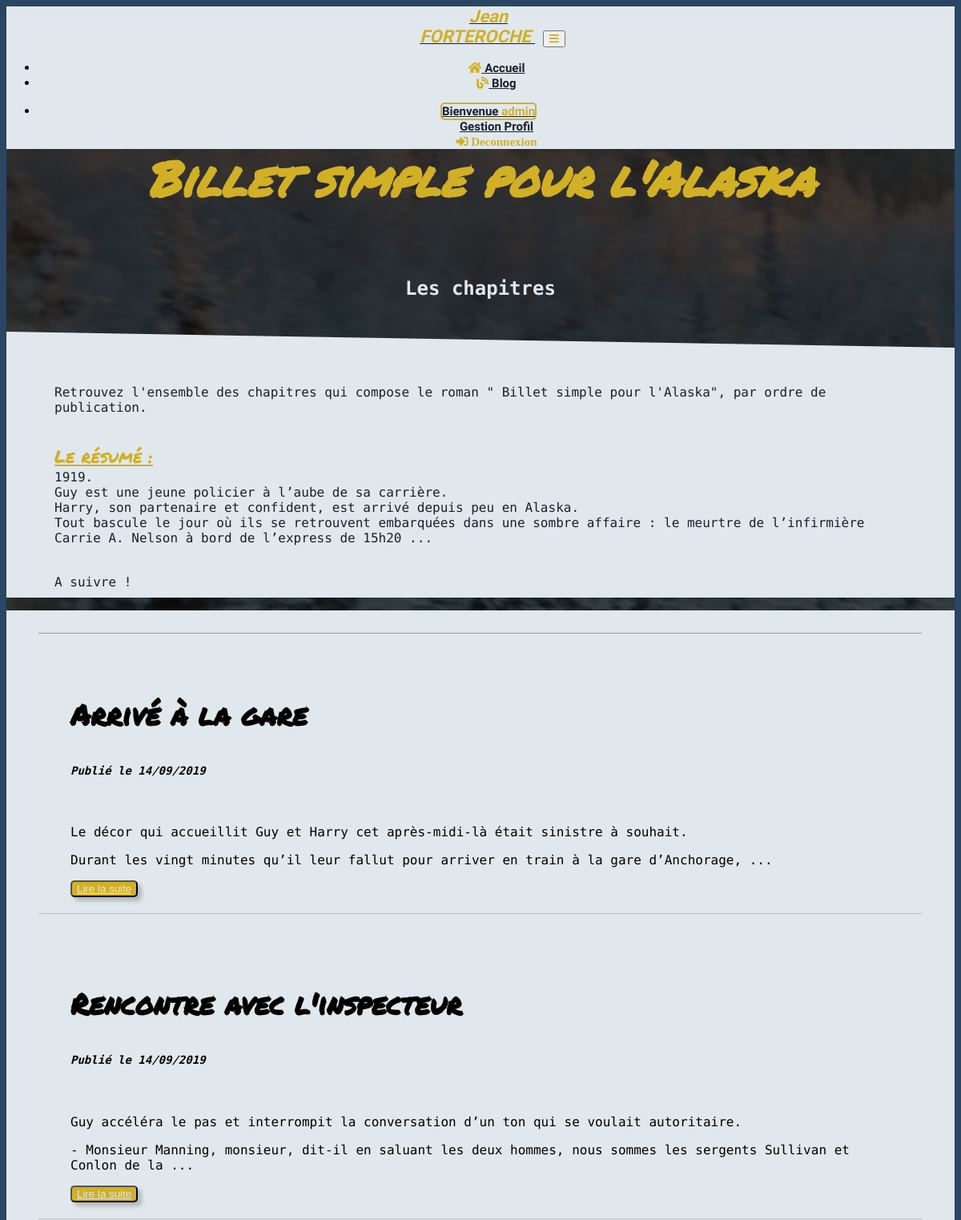
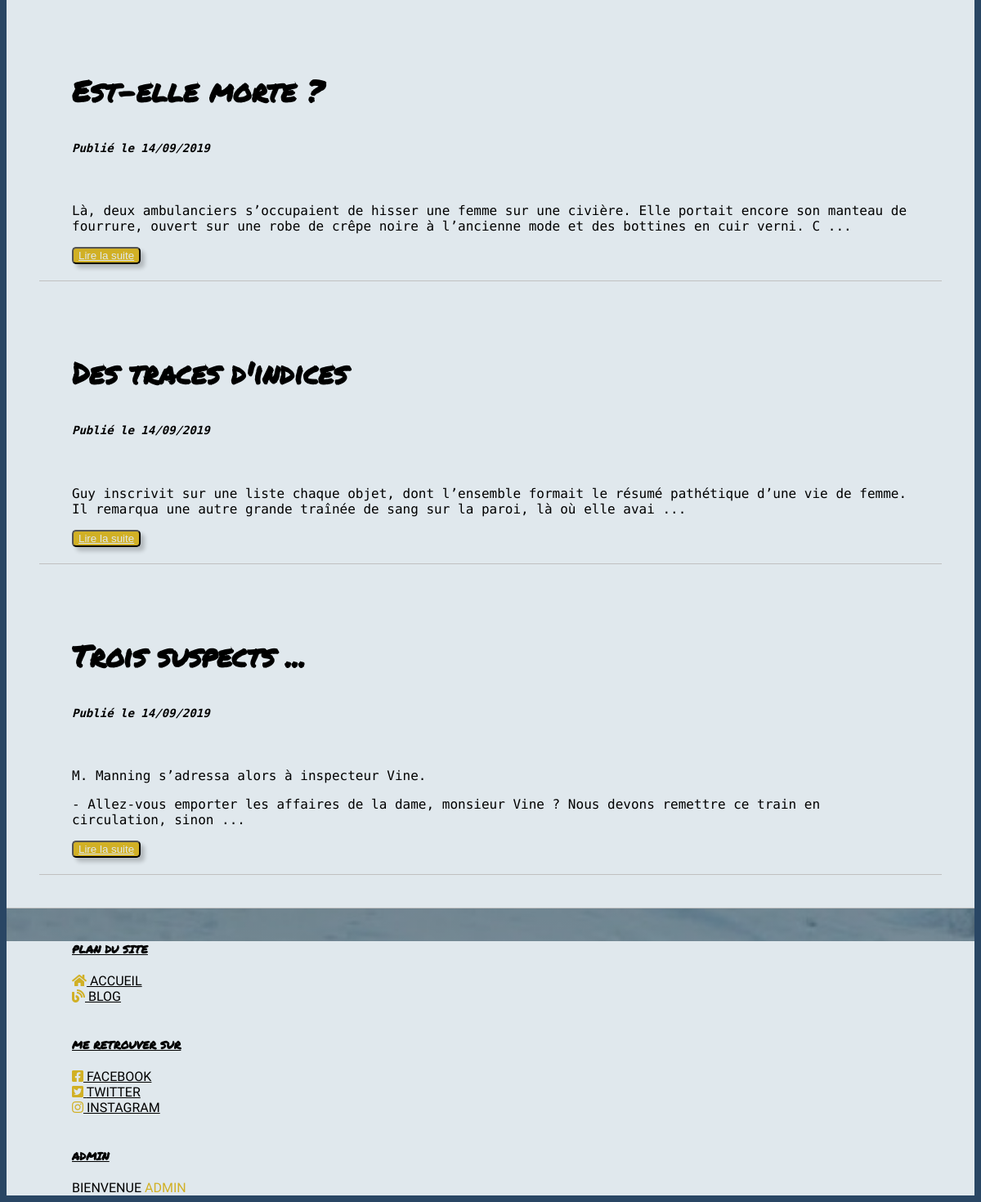
The page /index.php?action=listPosts (signed in) on the database its author committed (2 pictures, top to bottom).
### tables this page shows
CREATE TABLE `post` (
  `id` int(11) NOT NULL,
  `date_creation` datetime NOT NULL,
  `id_author` int(11) NOT NULL,
  `title` varchar(255) NOT NULL,
  `content` text NOT NULL
);

### controller/FrontEndController.php (called while the page is built, shortened)
<?php
require("model/FrontEndManager.php");
class FrontEndController
{
    public function listPosts()
    {
        $req = new FrontEndManager;
        $posts = $req->getPosts();
        require('view/frontend/front/blog.php');
    }
}

### model/FrontEndManager.php (called while the page is built, shortened)
<?php
class FrontEndManager extends Manager
{
    public function getPosts()
    {
        $bdd = $this->dbConnect();
        $posts = $bdd->query('SELECT id, id_author, title, content, DATE_FORMAT(date_creation, "%d/%m/%Y") AS creation_date_fr FROM post');
        return $posts;
    }
}

### view/frontend/front/blog.php (the view, shortened to what this page needs)
<div id="blockPage">
    <?php include("./view/includes/navigation.php") ?>
    <header>
        <h1 class="titleBlog"> <span id="novelTitle"> Billet simple pour l'Alaska </span></h1>
        <h2 class="titleBlog"> Les chapitres </h2>
    </header>
    <section class="container" id="presentationRoman">
        <div class="row">
            <p class="text-center textBlog"> Retrouvez l'ensemble des chapitres qui compose le roman " Billet
                simple pour l'Alaska", par ordre de publication.</p>
        </div>
        <div class="row">
            <p class="text-center textBlog"> <span class="resume"> Le résumé : </span> <br /> 1919. <br /> Guy est une jeune policier à l’aube de sa carrière.<br />
                Harry, son partenaire et confident, est arrivé depuis peu en Alaska. <br /> Tout bascule le jour où ils se retrouvent embarquées
                dans une sombre affaire : le meurtre de l’infirmière Carrie A. Nelson à bord de l’express de 15h20 ...
            </p>
        </div>
        <div class="row">
            <p class="text-center textBlog"> A suivre ! </p>
        </div>
    </section>
    <section class="container" id="listPostBlog">
        <hr>
        <?php
        while ($article = $posts->fetch()) { ?>
            <article class="posts">
                <h3> <?= htmlspecialchars($article["title"]); ?> </h3>
                <h5 class="datePublie"> Publié le <?= $article["creation_date_fr"] ?> </h5>
                <p class="text-justify textBlog"> <?= substr($article["content"], 0, 255) . " ... " ?> </p>
                <button> <a href="index.php?action=post&amp;id=<?= $article['id'] ?>" class="nav-link"> Lire la suite </a> </button>
            </article>
        <?php }
        ?>
    </section>
    <?php include("./view/includes/footer.php") ?>
</div>
<?php require("./view/includes/template.php"); ?>

### assets/css/style.css (style rules this page uses)
body { font-family: 'Source Code Pro'; background-color: #294664; }
#blockPage { background-color: #294664; background-image: url(".././images/train.jpg"); background-image: linear-gradient(to bottom, rgba(0, 0, 0, 0.8) 0%, rgba(0, 0, 0, 0.6) 50%, rgba(0, 0, 0, 0.3) 100%), url(".././images/train.jpg"); width: 100%; height: 100%; background-size: cover; background-position: center; background-attachment: fixed; position: relative; }
header { color: #e0e8ed; font-family: 'Source Code Pro'; text-align: center; }
header h1 { margin-top: 30px; font-family: 'Permanent Marker'; }
#novelTitle { font-family: 'Permanent Marker'; color: #d1b025; font-style: italic; font-weight: bold; font-size: 60px; }
.titleBlog { margin: 80px 0 40px 0; }
.textBlog { padding: 10px 40px; }
.resume { color: #d1b025; text-decoration: underline; font-family: 'Permanent Marker'; font-size: 22px; }
#presentationRoman { padding: 40px 20px 0px 20px; color: #18202d; clip-path: polygon(0 0, 100% 20px, 100% 100%, 0% 100%); background-color: #e0e8ed; }
#listPostBlog { background-color: #e0e8ed; padding: 20px 40px; border-bottom: 1px solid silver; }
.posts { padding: 30px 40px 20px 40px; margin-bottom: 20px; border-bottom: 1px solid silver; }
#listPostBlog h3 { font-size: 36px; font-family: 'Permanent Marker'; }
.datePublie { font-size: 14px; font-style: italic; }
.posts button { background-color: #d1b025; border-radius: 5px; box-shadow: 5px 5px 5px rgba(0, 0, 0, 0.2); }
.posts button a { color: #e0e8ed; }

### rows shown on the page
post: title "Arrivé à la gare", creation_date_fr "14/09/2019", content "Le décor qui accueillit Guy et Harry cet après-midi-là était sinistre à souhait. Durant les vingt minutes qu’il leur fallut pour arriver en train à la gare d’Anchorage,"
post: title "Rencontre avec l'inspecteur", creation_date_fr "14/09/2019", content "Guy accéléra le pas et interrompit la conversation d’un ton qui se voulait autoritaire. - Monsieur Manning, monsieur, dit-il en saluant les deux hommes, nous sommes les sergents Sullivan et Conlon de la"
post: title "Est-elle morte ?", creation_date_fr "14/09/2019", content "Là, deux ambulanciers s’occupaient de hisser une femme sur une civière. Elle portait encore son manteau de fourrure, ouvert sur une robe de crêpe noire à l’ancienne mode et des bottines en cuir verni. C"
post: title "Des traces d'indices", creation_date_fr "14/09/2019", content "Guy inscrivit sur une liste chaque objet, dont l’ensemble formait le résumé pathétique d’une vie de femme. Il remarqua une autre grande traînée de sang sur la paroi, là où elle avai"
post: title "Trois suspects ...", creation_date_fr "14/09/2019", content "M. Manning s’adressa alors à inspecteur Vine. - Allez-vous emporter les affaires de la dame, monsieur Vine ? Nous devons remettre ce train en circulation, sinon"

### other values the page prints
$_SESSION['pseudo'] "admin"
$_SESSION['pseudo'] "ADMIN"
